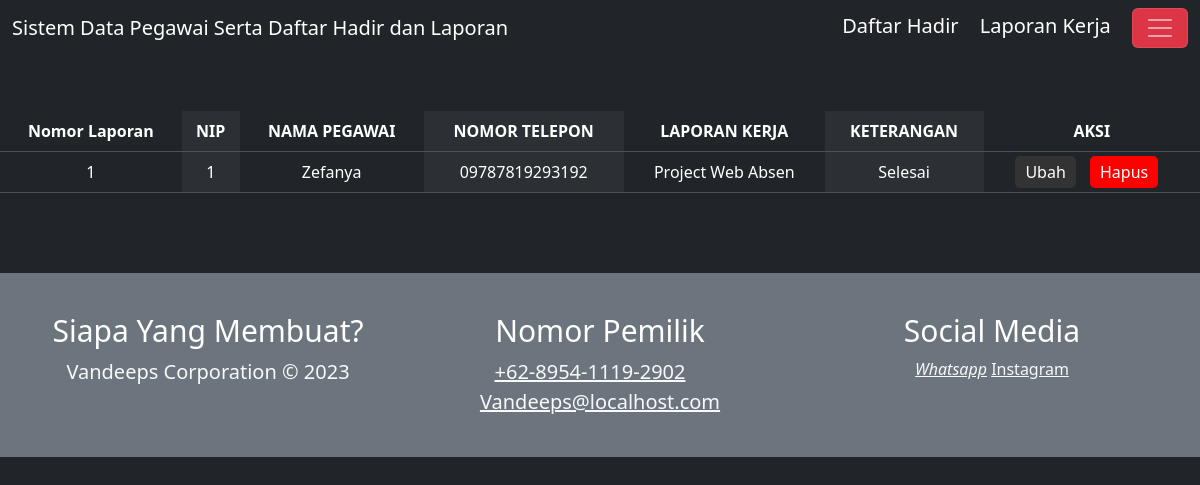
/laporan.php, run on an earlier commit of the app's database.
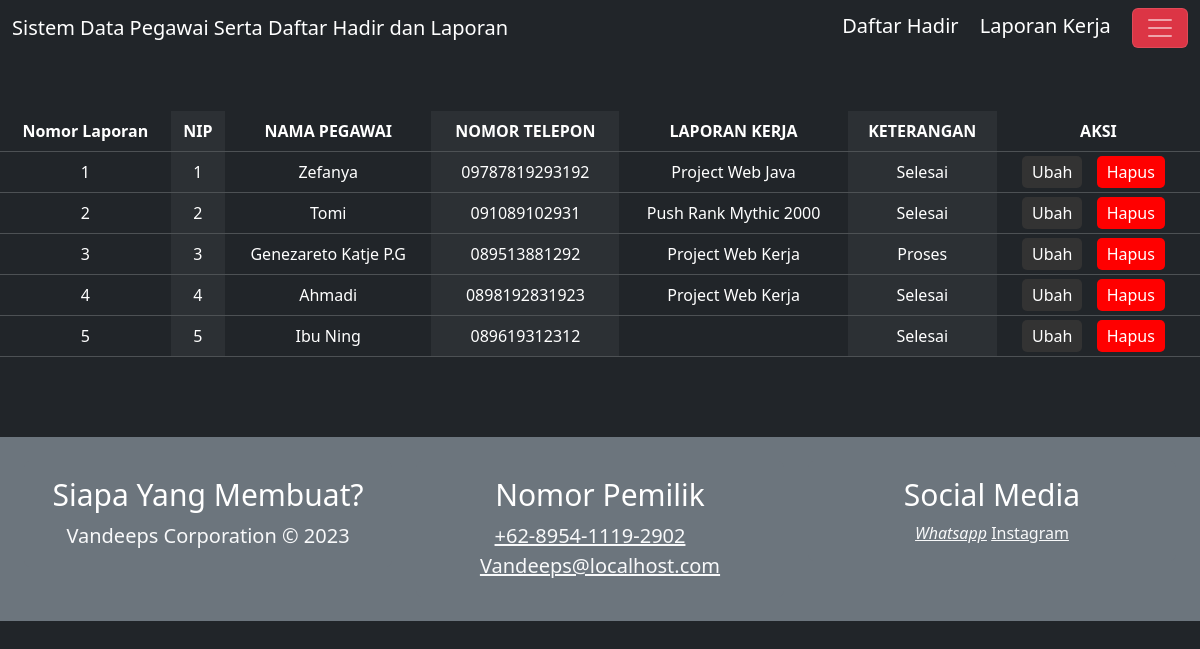
And on a later commit of the database.
### tables this page shows
CREATE TABLE `lap_keg` (
  `Id_lap` int(11) NOT NULL,
  `NIP` varchar(100) NOT NULL,
  `laporan` varchar(100) NOT NULL,
  `ket` enum('Selesai','Proses','Belum') NOT NULL
);

CREATE TABLE `data_karyawan` (
  `NIP` varchar(16) NOT NULL,
  `nama` varchar(100) NOT NULL,
  `alamat` varchar(100) NOT NULL,
  `hp` varchar(16) NOT NULL
);

### laporan.php (the view, shortened to what this page needs)
<?php
  include "./layouts/header.php";
?>
<body style="display: grid; gap: 1rem; padding-top: 6rem">
<?php
  include "./layouts/navbar.php";
?>
  <div>
<table class="table table-dark table-striped-columns"  align="right" bgcolor="gray">
  <thead bgcolor="gray" align="center">
      <tr>
          <th>Nomor Laporan</th>
          <th>NIP</th>
          <th>NAMA PEGAWAI</th>
          <th>NOMOR TELEPON</th>
          <th>LAPORAN KERJA</th>
          <th>KETERANGAN</th>
          <th colspan="2">AKSI</th>
      </tr>
  </thead>
  <tbody bgcolor="gray" style="text-align: center; width:80%; color:white;">
      <?php
      include "koneksi.php";
      $tampil = mysqli_query($koneksi, "SELECT lap_keg.Id_lap, data_karyawan.NIP, data_karyawan.nama,
      data_karyawan.hp, lap_keg.laporan, lap_keg.ket FROM lap_keg INNER JOIN data_karyawan ON lap_keg.NIP = data_karyawan.NIP");
      while ($row = mysqli_fetch_array($tampil)) {
          echo "<tr>
          <td>" . $row[0] . "</td>
          <td>" . $row[1] . "</td>
          <td>" . $row[2] . "</td>
          <td>" . $row[3] . "</td>
          <td>" . $row[4] . "</td>
          <td>" . $row[5] . "</td>
          <td bgcolor='gray'>
          <a href='editLaporan.php?Id_lap=" . $row[0] . "' id='butViewEdit'>Ubah</a>
          <a href='procDeletelaporan.php?Id_lap=" . $row[0] . "' id='butViewDelete'>Hapus</a>
          </td>
      </tr>";
      }
      ?>
  </tbody>
</table>
</div>
<?php
  include "./layouts/footer.php";
?>

### layouts/header.php (shortened to what this page needs)
<!DOCTYPE html>
<html lang="en">
<head>
    <link rel="stylesheet" href="style1.css" />
  <link href="https://cdn.jsdelivr.net/npm/bootstrap@5.3.1/dist/css/bootstrap.min.css" rel="stylesheet">
  <link rel="stylesheet" href="//code.jquery.com/ui/1.13.2/themes/base/jquery-ui.css">
  <link rel="stylesheet" href="/resources/demos/style.css">
</head>

### layouts/navbar.php (shortened to what this page needs)
<nav class="navbar navbar-dark bg-dark fixed-top">
  <div class="container-fluid">
    <a class="navbar-brand" href="index.php">Sistem Data Pegawai Serta Daftar Hadir dan Laporan</a>
    <div>
    <a class="navbar-brand" href="tambahabsen.php"> Daftar Hadir </a>
    <a class="navbar-brand" href="tambahlaporan.php"> Laporan Kerja </a>
    <button class="navbar-toggler" type="button" data-bs-toggle="offcanvas" data-bs-target="#offcanvasDarkNavbar" aria-controls="offcanvasDarkNavbar" aria-label="Toggle navigation">
      <span class="navbar-toggler-icon"></span>
    </button>
    </div>
  </div>
</nav>

### layouts/footer.php (shortened to what this page needs)
<footer>
		<div class="jumbotron  bg-secondary p-4 mt-5 mb-0">
        <div class="row">
					<div class="col-12 col-sm-12 col-md-12 col-lg-4 col-xl-4 cizgi">
						<div class="card bg-secondary border-0">
							<div class="card-body text-light text-center">
								<h5 class="card-title text-white display-4" style="font-size:30px">Siapa Yang Membuat?</h5>
							<p class="d-inline lead">Vandeeps Corporation © 2023<br>
							</p>
							</div>
						</div>
					</div>
					<div class="col-12 col-sm-12 col-md-6 col-lg-4 col-xl-4 cizgi">
						<div class="card bg-secondary border-0">
							<div class="card-body text-center">
								<h5 class="card-title text-white display-4" style="font-size:30px">Nomor Pemilik</h5>
								<a class="text-light d-block lead" style="margin-left: -20px" href="https://wa.me/+62895411192902"><i class="fa fa-phone mr-2"></i>+62-8954-1119-2902</a>
								<a class="text-light d-block lead" href="#"><i class="fa fa-envelope mr-2"></i>Vandeeps@localhost.com</a>
							</div>
						</div>
					</div>
					<div class="col-12 col-sm-12 col-md-6 col-lg-4 col-xl-4">
						<div class="card bg-secondary border-0">
							<div class="card-body text-center">
							<h5 class="card-title text-white display-4" style="font-size:30px">Social Media</h5>
									<a class="text-light" href="https://wa.me/+62895411192902"><i class="fa fa-twitter-square fa-fw fa-2x">Whatsapp</i></a>
									<a class="text-light" href="https://instagram.com/evannsss._?igshid=OGQ5ZDc2ODk2ZA=="><i class="fa fa-instagram fa-fw fa-2x"></i>Instagram</a>
							</div>
						</div>
					</div>
				</div>
		</div>
	</footer>
</body>
</html>

### style1.css (style rules this page uses)
*, html { margin: 0; padding: 0; }
body { background-color: #555; margin: 0; padding: 0; }
tBody { width: 80%; }
#butViewEdit { color: #fff; background-color:#333; padding: 5px 10px; margin-right: 10px; text-decoration: none; border-radius: 5px; }
#butViewDelete { color: #fff; background-color: red; padding: 5px 10px; margin-right: 10px; text-decoration: none; border-radius: 5px; }

### style.css (style rules this page uses)
*, html { margin: 0; padding: 0; }
body { background-color: #555; margin: 0; padding: 0; }
tBody { width: 80%; }
#butViewEdit { color: #fff; background-color:#333; padding: 5px 10px; margin-right: 10px; text-decoration: none; border-radius: 5px; }
#butViewDelete { color: #fff; background-color: red; padding: 5px 10px; margin-right: 10px; text-decoration: none; border-radius: 5px; }

### layouts/header.php (style rules this page uses)
table { width: 100%; padding: 10px; }
td { padding: 10px; vertical-align: top; }
button { padding: 8px 15px; background-color: #007bff; border: none; color: white; border-radius: 3px; cursor: pointer; }
button[type="button"] { background-color: #dc3545; }
body { background-color: #1f1f1f; color: #fff; }
table { width: 100%; border-collapse: collapse; }
table td { padding: 10px; }
body { background-image: url('mantap.png'); background-size:cover; background-position: center; background-repeat: repeat; }

### laporan.php (style rules this page uses)
body { background-color: #f0f0f0; }
table { margin-top:15px; }

What changed in the data, as far as the page shows it:
changed lap_keg "Zefanya": laporan "Project Web Absen" → "Project Web Java"
added lap_keg: Id_lap "2", NIP.NIP "2", NIP.nama "Tomi", NIP.hp "091089102931", laporan "Push Rank Mythic 2000", ket "Selesai"
added lap_keg: Id_lap "3", NIP.NIP "3", NIP.nama "Genezareto Katje P.G", NIP.hp "089513881292", laporan "Project Web Kerja", ket "Proses"
added lap_keg: Id_lap "4", NIP.NIP "4", NIP.nama "Ahmadi", NIP.hp "0898192831923", laporan "Project Web Kerja", ket "Selesai"
added lap_keg: Id_lap "5", NIP.NIP "5", NIP.nama "Ibu Ning", NIP.hp "089619312312", ket "Selesai"
